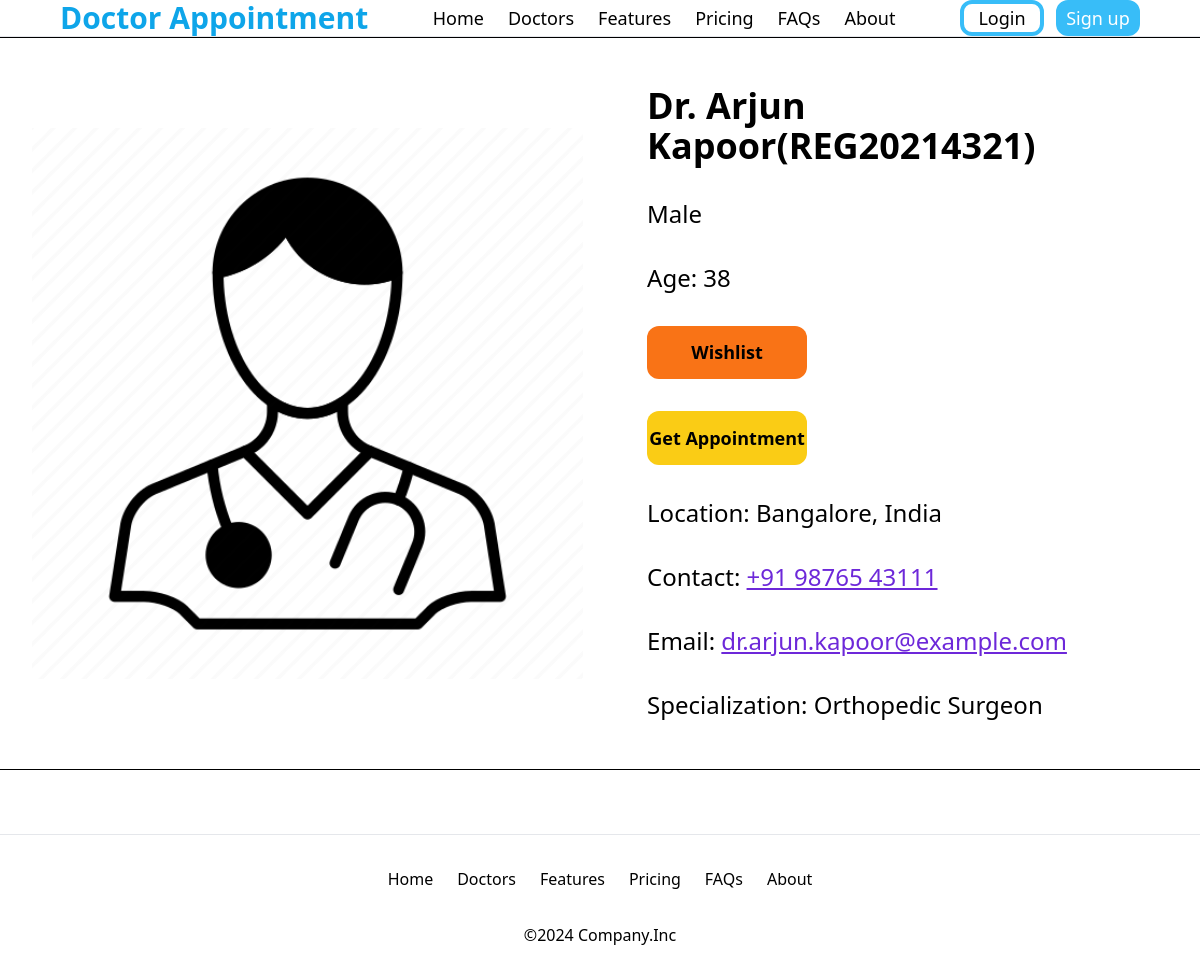
/doctors/Arjun Kapoor, run on the app's committed database.
### app/models.py (models this page shows, shortened)
class Doctor(models.Model):
    name = models.CharField(max_length=50)
    gender = models.CharField(choices=[('M','male'),('F','female'),('O','other')],max_length=1)
    age = models.PositiveIntegerField()
    specialization = models.CharField(max_length=50)
    experience = models.PositiveIntegerField()
    location = models.TextField()
    contact = models.CharField(max_length=15)
    email = models.EmailField()
    registration_no = models.CharField(max_length=50,unique=True)

### app/views.py (the view)
# urls.py: path('doctors/<str:name>',views.doctor,name='doctor')
def doctor(request,name):
    doctor = Doctor.objects.filter(name = name).first()
    if doctor:
        related = Doctor.objects.filter(specialization = doctor.specialization).exclude(name = name)
    else:
        related = []
    return render(request,'doctor.html',{ 'doctor': doctor, 'related_doctors': related })

### templates/doctor.html (shortened to what this page needs)
{% extends "index.html" %}
{% load static %}
{% block content %}
<div class="flex flex-col min-h-[80dvh] w-[100dvw]">
    <div class="flex items-center justify-center gap-[2rem] p-[2rem] border-b-[1px] border-black">
        <img class="h-1/2 w-1/2 basis-1/2" src="{% static "images/profile_avatar.webp" %}" alt="{{ doctor.name }}">
        <div class="flex flex-col basis-1/2 gap-[2rem] p-[1rem_2rem]">
            <div class="text-4xl font-bold">Dr. {{ doctor.name }}({{ doctor.registration_no }})</div>
            <div class="text-2xl capitalize">{{ doctor.get_gender_display }}</div>
            <div class="text-2xl">Age: {{ doctor.age }}</div>
            <div class="bg-orange-500 font-semibold text-lg w-[10rem] text-center py-[.8rem] rounded-xl">Wishlist</div>
            <div class="bg-yellow-400 font-semibold text-lg w-[10rem] text-center py-[.8rem] rounded-xl">Get Appointment</div>
            <div class="text-2xl">Location: {{ doctor.location }}</div>
            <a href="tel:{{ doctor.contact }}" class="text-2xl">Contact: <span class="text-violet-700 underline">{{ doctor.contact }}</span></a>
            <a href="mailto:{{ doctor.email }}" class="text-2xl">Email: <span class="text-violet-700 underline">{{ doctor.email }}</span></a>
            <div class="text-2xl">Specialization: {{ doctor.specialization }}</div>
        </div>
    </div>
    <div class="scroll flex gap-[2rem] p-[2rem] overflow-x-scroll">
    </div>
</div>
{% endblock content %}

### data on the page
Doctor: name "Arjun Kapoor", registration_no "REG20214321", gender "Male", age "38", location "Bangalore, India", contact "+91 98765 43111", email "dr.arjun.kapoor@example.com", specialization "Orthopedic Surgeon"
